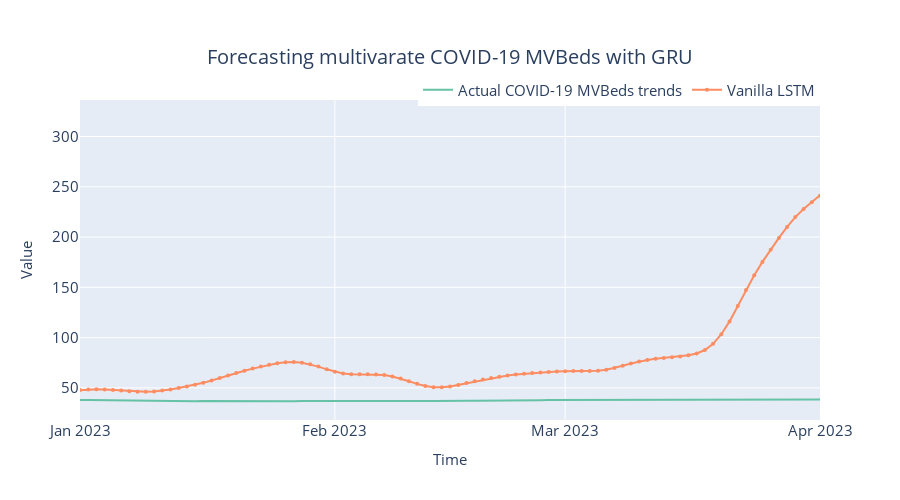

Write notebook code for a chart like this one.
### Code cell
# Generate the forecast plot

fig = plot_forecast(
    pred_df,
    forecast_columns=["Vanilla LSTM"],
    forecast_display_names=["Vanilla LSTM"],
)

# Set the title of the plot
title = f"Forecasting multivarate COVID-19 MVBeds with {algorithm_name}"
fig = format_plot(fig, title=title)

# Update the x-axis of the plot
fig.update_xaxes(
    type="date", range=["2023-01-01", "2023-04-01"], dtick="M1", tickformat="%b %Y"
)

# Show the plot
fig.show()

### Figure 1 — Plotly figure (JSON) as saved in the notebook; plotly's stock layout.template omitted (floating-point values rounded to 4 significant figures; data arrays with more than 128 entries replaced by an {"elided": "..."} marker saying what was removed)
{"data": [{"line": {"color": "rgb(102,194,165)", "width": 2}, "marker": {"opacity": 0.5, "size": 6}, "mode": "lines", "name": "Actual COVID-19 MVBeds trends", "type": "scatter", "x": {"elided": "229 str values"}, "y": {"elided": "229 float values"}}, {"line": {"color": "rgb(252,141,98)", "width": 2}, "marker": {"size": 4}, "mode": "lines+markers", "name": "Vanilla LSTM", "type": "scatter", "x": {"elided": "229 str values"}, "y": {"elided": "229 float values"}}], "layout": {"autosize": false, "height": 500, "legend": {"font": {"size": 15}, "orientation": "h", "title": {}, "x": 1, "xanchor": "right", "y": 0.98, "yanchor": "bottom"}, "title": {"font": {"size": 20}, "text": "Forecasting multivarate COVID-19 MVBeds with GRU", "x": 0.5, "xanchor": "center", "yanchor": "top"}, "width": 900, "xaxis": {"dtick": "M1", "range": ["2023-01-01", "2023-04-01"], "tickfont": {"size": 15}, "tickformat": "%b %Y", "title": {"font": {"size": 15}, "text": "Time"}, "type": "date"}, "yaxis": {"tickfont": {"size": 15}, "title": {"font": {"size": 15}, "text": "Value"}}}}
